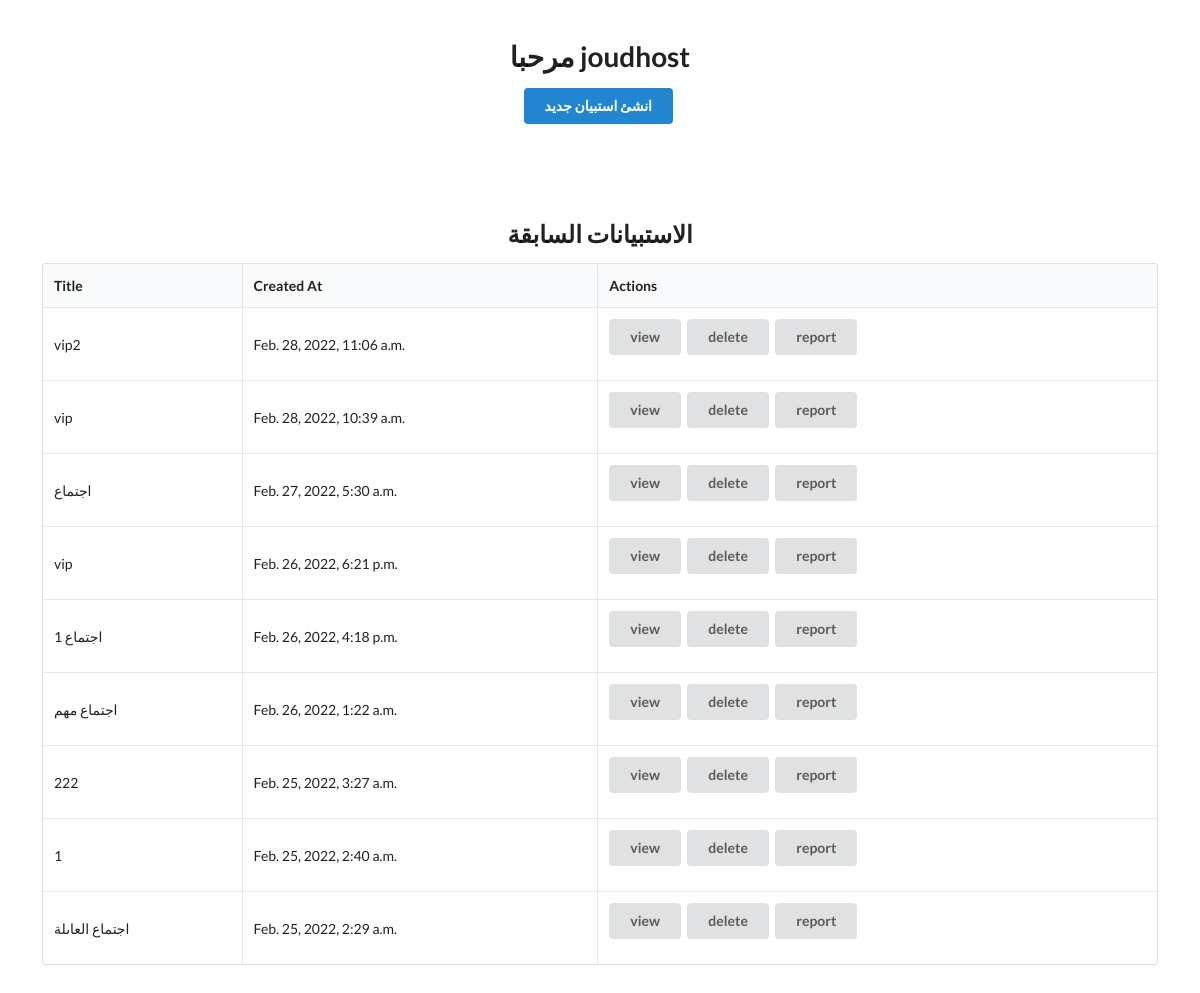
Page /surveys/ (signed in) on the committed database.
### account/models.py (models this page shows)
class User(AbstractUser):
    is_host= models.BooleanField('Is host', default=False)
    is_guest = models.BooleanField('Is guest', default=False)

### survey/models.py (models this page shows)
class Survey(models.Model):
    title = models.CharField(max_length=64)
    is_active = models.BooleanField(default=False)
    creator = models.ForeignKey(settings.AUTH_USER_MODEL,on_delete=models.CASCADE)
    created_at = models.DateTimeField(default=timezone.now)

### survey/decorators.py (the view)
		def wrapper_func(request, *args, **kwargs):
			group = None
			if request.user.groups.exists():
				group = request.user.groups.all()[0].name
			if group in allowed_roles:
				return view_func(request, *args, **kwargs)
			else:
				return HttpResponse('You are not authorized to view this page')

### survey/views.py (called while the page is built)
@login_required
@allowed_users(allowed_roles=['host'])
@host_only
def survey_list(request):
    surveys = Survey.objects.filter(creator=request.user).order_by("-created_at").all()
    return render(request, "list.html", {"surveys": surveys})

### survey/templates/list.html (shortened to what this page needs)
{% extends "_base.html" %}
{% block content %}
<div class="ui center aligned basic very padded segment">
    <h1 class="ui header">مرحبا {{ request.user.username }}</h1>
    <a href="{% url 'survey:survey-create' %}">
        <div class="ui primary button">انشئ استبيان جديد</div>
    </a>
</div>
<div class="ui center aligned basic very padded segment">
    {% if surveys %}
    <h2 class="ui header">الاستبيانات السابقة</h2>
    <table class="ui celled table">
        <thead>
            <tr>
                <th>Title</th>
                <th>Created At</th>
                <th>Actions</th>
            </tr>
        </thead>
        <tbody>
            {% for survey in surveys %}
            <tr>
                <td>{{ survey.title }}</td>
                <td>{{ survey.created_at }}</td>
                <td>
                    {% if survey.is_active %}
                    <a href="{% url 'survey:survey-detail' survey.pk %}">
                        <div class="ui button">view</div>
                    </a>
                    {% else %}
                    <a href="{% url 'survey:survey-edit' survey.pk %}">
                        <div class="ui button">edit</div>
                    </a>
                    {% endif %}
                    <form method="post" action="{% url 'survey:survey-delete' survey.pk %}" style="display: inline-block;">
                        <button class=" ui button">delete</button>
                    </form>
                    <form method="post" action="{% url 'survey:survey-report' survey.pk %}" style="display: inline-block;">
                        <button class=" ui button">report</button>
                    </form>
                </td>
            </tr>
            {% endfor %}
        </tbody>
    </table>
    {% else %}
    <h2 class="ui header">استبيانتك السابقة
        <div class="sub header">لا يوجد اي استبيانات حاليا</div>
    </h2>
    {% endif %}
</div>
{% endblock %}

### survey/templates/_base.html (shortened to what this page needs)
<html>
<head>
    <link rel="stylesheet" type="text/css"
        href="https://cdnjs.cloudflare.com/ajax/libs/semantic-ui/2.4.1/semantic.min.css">
</head>
<body>
    {% block content %}{% endblock %}
</body>
</html>

### rows in the picture
User: user.username "joudhost"
Survey: title "vip2", created_at "Feb. 28, 2022, 11:06 a.m.", is_active "view"
Survey: title "vip", created_at "Feb. 28, 2022, 10:39 a.m.", is_active "view"
Survey: title "اجتماع", created_at "Feb. 27, 2022, 5:30 a.m.", is_active "view"
Survey: title "vip", created_at "Feb. 26, 2022, 6:21 p.m.", is_active "view"
Survey: title "اجتماع 1", created_at "Feb. 26, 2022, 4:18 p.m.", is_active "view"
Survey: title "اجتماع مهم", created_at "Feb. 26, 2022, 1:22 a.m.", is_active "view"
Survey: title "222", created_at "Feb. 25, 2022, 3:27 a.m.", is_active "view"
Survey: title "1", created_at "Feb. 25, 2022, 2:40 a.m.", is_active "view"
Survey: title "اجتماع العاىلة", created_at "Feb. 25, 2022, 2:29 a.m.", is_active "view"
